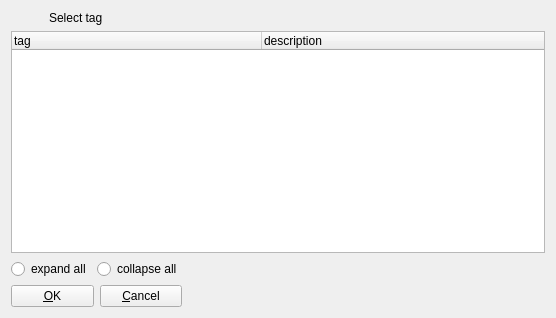
<?xml version="1.0" encoding="UTF-8"?>
<ui version="4.0">
 <class>select_tag_form</class>
 <widget class="QWidget" name="select_tag_form">
  <property name="geometry">
   <rect>
    <x>0</x>
    <y>0</y>
    <width>556</width>
    <height>318</height>
   </rect>
  </property>
  <property name="windowTitle">
   <string>Select tag</string>
  </property>
  <property name="windowIcon">
   <iconset resource="../qtclient.qrc">
    <normaloff>:/images/tag_blue.png</normaloff>:/images/tag_blue.png</iconset>
  </property>
  <layout class="QGridLayout" name="gridLayout">
   <item row="3" column="1">
    <spacer name="horizontalSpacer">
     <property name="orientation">
      <enum>Qt::Horizontal</enum>
     </property>
     <property name="sizeHint" stdset="0">
      <size>
       <width>40</width>
       <height>20</height>
      </size>
     </property>
    </spacer>
   </item>
   <item row="3" column="0">
    <layout class="QHBoxLayout" name="horizontalLayout_4">
     <item>
      <widget class="QRadioButton" name="radioButton">
       <property name="text">
        <string>expand all</string>
       </property>
      </widget>
     </item>
     <item>
      <widget class="QRadioButton" name="radioButton_2">
       <property name="text">
        <string>collapse all</string>
       </property>
      </widget>
     </item>
    </layout>
   </item>
   <item row="2" column="0" colspan="2">
    <widget class="QTreeWidget" name="tag">
     <property name="itemsExpandable">
      <bool>true</bool>
     </property>
     <property name="action" stdset="0">
      <string notr="true">TagHierarchyRequest tag {}</string>
     </property>
     <attribute name="headerDefaultSectionSize">
      <number>250</number>
     </attribute>
     <column>
      <property name="text">
       <string>tag</string>
      </property>
     </column>
     <column>
      <property name="text">
       <string>description</string>
      </property>
     </column>
    </widget>
   </item>
   <item row="6" column="0">
    <layout class="QHBoxLayout" name="horizontalLayout">
     <item>
      <widget class="QPushButton" name="add">
       <property name="text">
        <string>&amp;OK</string>
       </property>
       <property name="form" stdset="0">
        <string notr="true">tag_add?id={tag.selected}</string>
       </property>
      </widget>
     </item>
     <item>
      <widget class="QPushButton" name="cancel">
       <property name="text">
        <string>&amp;Cancel</string>
       </property>
       <property name="form" stdset="0">
        <string notr="true">_CLOSE_</string>
       </property>
      </widget>
     </item>
    </layout>
   </item>
   <item row="1" column="0">
    <layout class="QHBoxLayout" name="horizontalLayout_2">
     <item>
      <widget class="QLabel" name="label">
       <property name="maximumSize">
        <size>
         <width>32</width>
         <height>32</height>
        </size>
       </property>
       <property name="text">
        <string/>
       </property>
       <property name="pixmap">
        <pixmap resource="../qtclient.qrc">:/images/tag_blue.png</pixmap>
       </property>
      </widget>
     </item>
     <item>
      <widget class="QLabel" name="label_2">
       <property name="text">
        <string>Select tag</string>
       </property>
      </widget>
     </item>
    </layout>
   </item>
  </layout>
 </widget>
 <tabstops>
  <tabstop>tag</tabstop>
  <tabstop>radioButton</tabstop>
  <tabstop>radioButton_2</tabstop>
  <tabstop>add</tabstop>
  <tabstop>cancel</tabstop>
 </tabstops>
 <resources>
  <include location="../qtclient.qrc"/>
 </resources>
 <connections>
  <connection>
   <sender>radioButton</sender>
   <signal>toggled(bool)</signal>
   <receiver>tag</receiver>
   <slot>expandAll()</slot>
   <hints>
    <hint type="sourcelabel">
     <x>66</x>
     <y>270</y>
    </hint>
    <hint type="destinationlabel">
     <x>62</x>
     <y>234</y>
    </hint>
   </hints>
  </connection>
  <connection>
   <sender>radioButton_2</sender>
   <signal>toggled(bool)</signal>
   <receiver>tag</receiver>
   <slot>collapseAll()</slot>
   <hints>
    <hint type="sourcelabel">
     <x>146</x>
     <y>265</y>
    </hint>
    <hint type="destinationlabel">
     <x>146</x>
     <y>227</y>
    </hint>
   </hints>
  </connection>
 </connections>
</ui>
